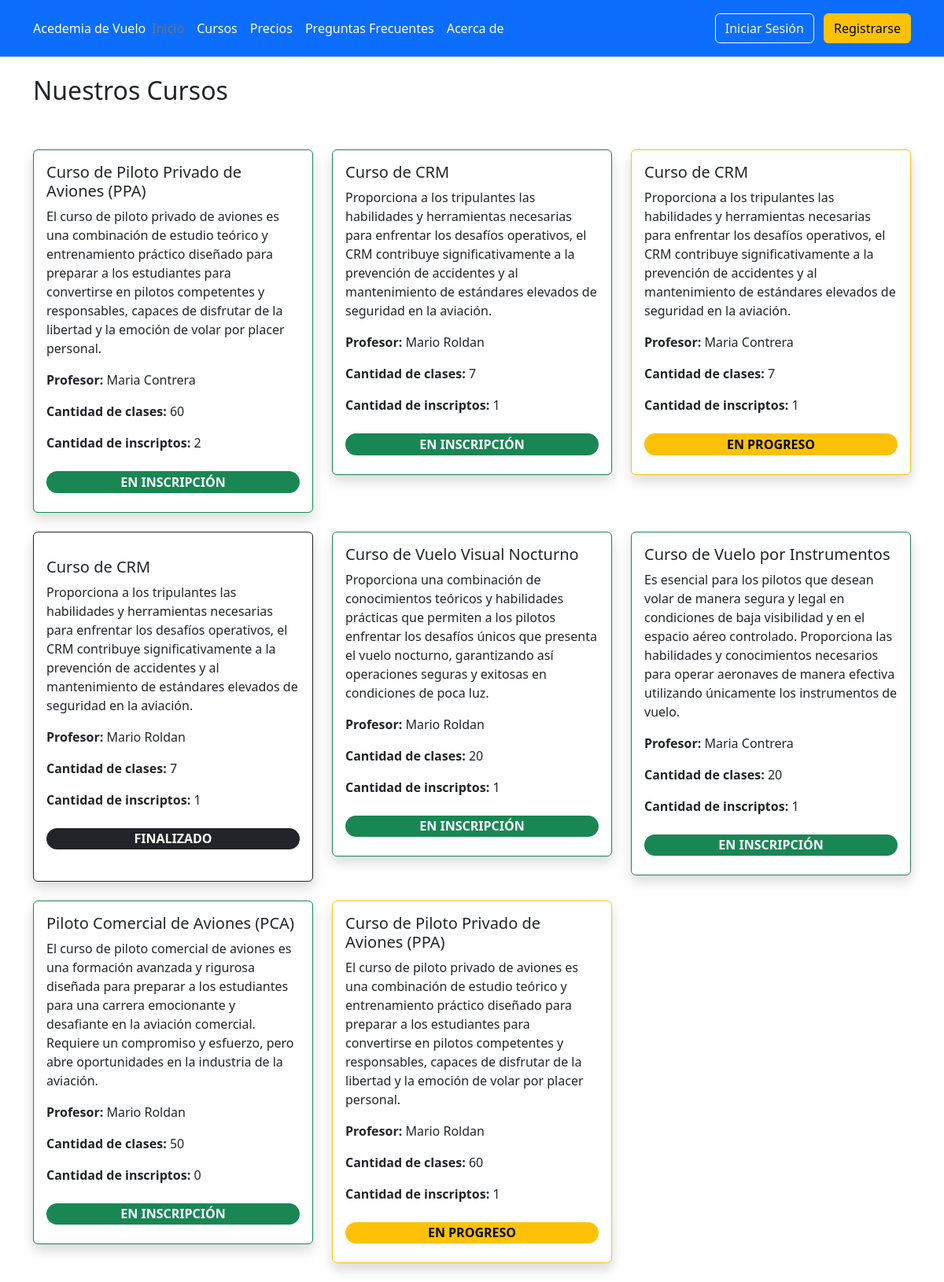
The app's page /courses/, older data.
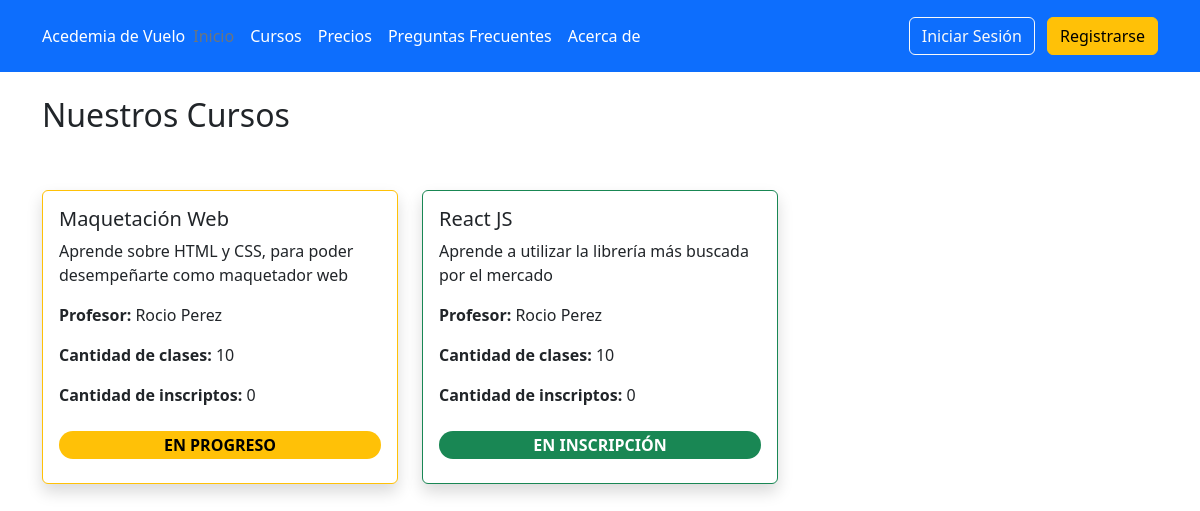
The same page, newer data.
### core/models.py (models this page shows, shortened)
class Course (models.Model):
    STATUS_CHOICES = (
        ('i', 'En inscripción'),
        ('p', 'En progreso'),
        ('f', 'Finalizado')
    )
    name = models.CharField(max_length=90, verbose_name='Nombre')
    description = models.CharField(max_length=300, blank=True, null=True, verbose_name='Descripción')
    teacher = models.ForeignKey(User, on_delete=models.CASCADE, limit_choices_to={'groups__name': 'profesores'},verbose_name='Profesor')
    class_quantity = models.PositiveIntegerField(default=0, verbose_name='Cantidad de clases')
    status = models.CharField(max_length=1, choices=STATUS_CHOICES, default='i', verbose_name='Estado')
    class Meta:
        verbose_name = 'curso'
        verbose_name_plural = 'cursos'

### core/views.py (the view)
@add_group_name_to_context
class CoursesView (TemplateView):
    template_name = 'courses.html'
    def get_context_data (self, **kwargs):
        context = super().get_context_data(**kwargs)
        courses = Course.objects.all().order_by('-id')
        student = self.request.user if self.request.user.is_authenticated else None
        for item in courses:
            if student:
                registration = Registration.objects.filter(course=item, student=student).first()
                item.is_enrolled = registration is not None
            else:
                item.is_enrolled = False
            enrollment_count = Registration.objects.filter(course=item).count()
            item.enrollment_count = enrollment_count
        context ['courses'] = courses
        return context

### core/views.py (called while the page is built, shortened)
def get_group_and_color (user):
    group = user.groups.first()
    group_id = None
    group_name = None
    group_name_singular = None
    color = None
    return group_id, group_name, group_name_singular, color

def add_group_name_to_context (view_class):
    original_dispatch = view_class.dispatch
    def dispatch (self, request, *args, **kwargs):
        user = self.request.user
        group_id, group_name, group_name_singular, color = get_group_and_color(user)
        context = {
            'group_name': group_name,
            'group_name_singular': group_name_singular,
            'color': color,
        }
        self.extra_context = context
        return original_dispatch (self, request, *args, **kwargs)
    view_class.dispatch = dispatch
    return view_class

### templates/courses.html (shortened to what this page needs)
{% extends 'base.html' %}
{% block content %}
    <div class="container my-4">
        <div class="row">
            <div class="col">
                <h2>Nuestros Cursos</h2>
            </div>
            <div class="col">
            </div>
        </div>
        <div class="row row-cols-1 row-cols-md-2 row-cols-lg-3 g-4 my-4">
            {% for course in courses %}
            <div class="col">
                {% if course.status == 'i' %}
                <div class="card border border-success rounded shadow">
                {% elif course.status == 'p' %}
                <div class="card border border-warning rounded shadow">
                {% elif course.status == 'f' %}
                <div class="card border border-dark rounded shadow py-3">
                {% endif %}
                    <div class="card-body">
                        <h5 class="card-title">{{ course.name }}</h5>
                        <p class="card-text">{{ course.description }}</p>
                        <p class="card-text"><strong>Profesor: </strong>{{ course.teacher.first_name }} {{ course.teacher.last_name }}</p>
                        <p class="card-text"><strong>Cantidad de clases: </strong>{{ course.class_quantity }}</p>
                        <p class="card-text"><strong>Cantidad de inscriptos: </strong>{{ course.enrollment_count }}</p>
                        {% if course.status == 'i' %}
                            <span class="badge rounded-pill text-bg-success fs-6 w-100 my-2">{{ course.get_status_display | upper }}</span>
                        {% elif course.status == 'p' %}
                            <span class="badge rounded-pill text-bg-warning fs-6 w-100 my-2">{{ course.get_status_display | upper }}</span>
                        {% elif course.status == 'f' %}
                            <span class="badge rounded-pill text-bg-dark fs-6 w-100 my-2">{{ course.get_status_display | upper }}</span>
                        {% endif %}
                    </div>
                </div>
            </div>
            {% endfor %}
        </div>
    </div>
{% endblock %}

### templates/base.html (shortened to what this page needs)
<!DOCTYPE html>
<html lang="es">
<head>
    {% load static %}
    <link href="https://cdn.jsdelivr.net/npm/bootstrap@5.3.2/dist/css/bootstrap.min.css" rel="stylesheet">
    <link rel="stylesheet" href="{% static 'estilos.css' %}">
</head>
<body>
    {% include 'header.html' %}
    {% block content %}
    {% endblock %}
</body>
</html>

### templates/header.html
{% if user.is_authenticated %}
    {% if group_name == 'estudiantes' %}
        <header class="p-3 text-bg-primary">
    {% elif group_name == 'profesores' %}
        <header class="p-3 text-bg-success">
    {% elif group_name == 'preceptores' %}
        <header class="p-3 text-bg-secondary">
    {% elif group_name == 'administrativos' %}
        <header class="p-3 text-bg-danger">
    {% endif %}
{% else %}
<header class="p-3 text-bg-primary">
{% endif %}
    <div class="container">
      <div class="d-flex flex-wrap align-items-center justify-content-center justify-content-lg-start">
        <a href="{% url 'home' %}" class="d-flex align-items-center mb-2 mb-lg-0 text-white text-decoration-none">
          Acedemia de Vuelo
        </a>
        {% if user.is_authenticated %}
            {% if group_name == 'estudiantes' %}
                <ul class="nav col-12 col-lg-auto me-lg-auto mb-2 justify-content-center mb-md-0 bg-primary">
            {% elif group_name == 'profesores' %}
                <ul class="nav col-12 col-lg-auto me-lg-auto mb-2 justify-content-center mb-md-0 bg-success">
            {% elif group_name == 'preceptores' %}
                <ul class="nav col-12 col-lg-auto me-lg-auto mb-2 justify-content-center mb-md-0 bg-secondary">
            {% elif group_name == 'administrativos' %}
                <ul class="nav col-12 col-lg-auto me-lg-auto mb-2 justify-content-center mb-md-0 bg-danger">
            {% endif %}
        {% else %}
           <ul class="nav col-12 col-lg-auto me-lg-auto mb-2 justify-content-center mb-md-0 bg-primary">
        {% endif %}
          <li><a href="{% url 'home' %}" class="nav-link px-2 text-secondary">Inicio</a></li>
          <li><a href="{% url 'courses' %}" class="nav-link px-2 text-white">Cursos</a></li>
        {% if not user.is_authenticated or group_name == 'estudiantes' %}
          <li><a href="{% url 'pricing' %}" class="nav-link px-2 text-white">Precios</a></li>
          <li><a href="#" class="nav-link px-2 text-white">Preguntas Frecuentes</a></li>
          <li><a href="#" class="nav-link px-2 text-white">Acerca de</a></li>
        {% endif %}
        </ul>
        {% if user.is_authenticated %}
           <a class="nav-link px-2 text-white" href="{% url 'profile' %}">{{ group_name_singular|capfirst }} | {{user.username }}</a>
        {% else %}
            <div class="text-end">
                <a class="btn btn-outline-light me-2" href="{% url 'custom_login' %}">Iniciar Sesión</a>
                <a class="btn btn-warning" href="{% url 'register' %}">Registrarse</a>
            </div>
        {% endif %}
      </div>
    </div>
</header>

Row changes from the older to the newer data that the page shows:
removed Course: name "Curso de Piloto Privado de Aviones (PPA)", description "El curso de piloto privado de aviones es una combinación de estudio teórico y entrenamiento práctico diseñado para preparar a los estudiantes para convertirse en pilotos competentes y responsables, capaces de disfrutar de la libertad y la emoción de volar por placer personal.", teacher.first_name "Maria", teacher.last_name "Contrera", class_quantity "60", enrollment_count "2", status "EN INSCRIPCIÓN"
removed Course: name "Curso de CRM", description "Proporciona a los tripulantes las habilidades y herramientas necesarias para enfrentar los desafíos operativos, el CRM contribuye significativamente a la prevención de accidentes y al mantenimiento de estándares elevados de seguridad en la aviación.", teacher.first_name "Mario", teacher.last_name "Roldan", class_quantity "7", enrollment_count "1", status "EN INSCRIPCIÓN"
removed Course: name "Curso de CRM", description "Proporciona a los tripulantes las habilidades y herramientas necesarias para enfrentar los desafíos operativos, el CRM contribuye significativamente a la prevención de accidentes y al mantenimiento de estándares elevados de seguridad en la aviación.", teacher.first_name "Maria", teacher.last_name "Contrera", class_quantity "7", enrollment_count "1", status "EN PROGRESO"
removed Course: name "Curso de CRM", description "Proporciona a los tripulantes las habilidades y herramientas necesarias para enfrentar los desafíos operativos, el CRM contribuye significativamente a la prevención de accidentes y al mantenimiento de estándares elevados de seguridad en la aviación.", teacher.first_name "Mario", teacher.last_name "Roldan", class_quantity "7", enrollment_count "1", status "FINALIZADO"
removed Course: name "Curso de Vuelo Visual Nocturno", description "Proporciona una combinación de conocimientos teóricos y habilidades prácticas que permiten a los pilotos enfrentar los desafíos únicos que presenta el vuelo nocturno, garantizando así operaciones seguras y exitosas en condiciones de poca luz.", teacher.first_name "Mario", teacher.last_name "Roldan", class_quantity "20", enrollment_count "1", status "EN INSCRIPCIÓN"
removed Course: name "Curso de Vuelo por Instrumentos", description "Es esencial para los pilotos que desean volar de manera segura y legal en condiciones de baja visibilidad y en el espacio aéreo controlado. Proporciona las habilidades y conocimientos necesarios para operar aeronaves de manera efectiva utilizando únicamente los instrumentos de vuelo.", teacher.first_name "Maria", teacher.last_name "Contrera", class_quantity "20", enrollment_count "1", status "EN INSCRIPCIÓN"
removed Course: name "Piloto Comercial de Aviones (PCA)", description "El curso de piloto comercial de aviones es una formación avanzada y rigurosa diseñada para preparar a los estudiantes para una carrera emocionante y desafiante en la aviación comercial. Requiere un compromiso y esfuerzo, pero abre oportunidades en la industria de la aviación.", teacher.first_name "Mario", teacher.last_name "Roldan", class_quantity "50", enrollment_count "0", status "EN INSCRIPCIÓN"
removed Course: name "Curso de Piloto Privado de Aviones (PPA)", description "El curso de piloto privado de aviones es una combinación de estudio teórico y entrenamiento práctico diseñado para preparar a los estudiantes para convertirse en pilotos competentes y responsables, capaces de disfrutar de la libertad y la emoción de volar por placer personal.", teacher.first_name "Mario", teacher.last_name "Roldan", class_quantity "60", enrollment_count "1", status "EN PROGRESO"
added Course: name "Maquetación Web", description "Aprende sobre HTML y CSS, para poder desempeñarte como maquetador web", teacher.first_name "Rocio", teacher.last_name "Perez", class_quantity "10", enrollment_count "0", status "EN PROGRESO"
added Course: name "React JS", description "Aprende a utilizar la librería más buscada por el mercado", teacher.first_name "Rocio", teacher.last_name "Perez", class_quantity "10", enrollment_count "0", status "EN INSCRIPCIÓN"
